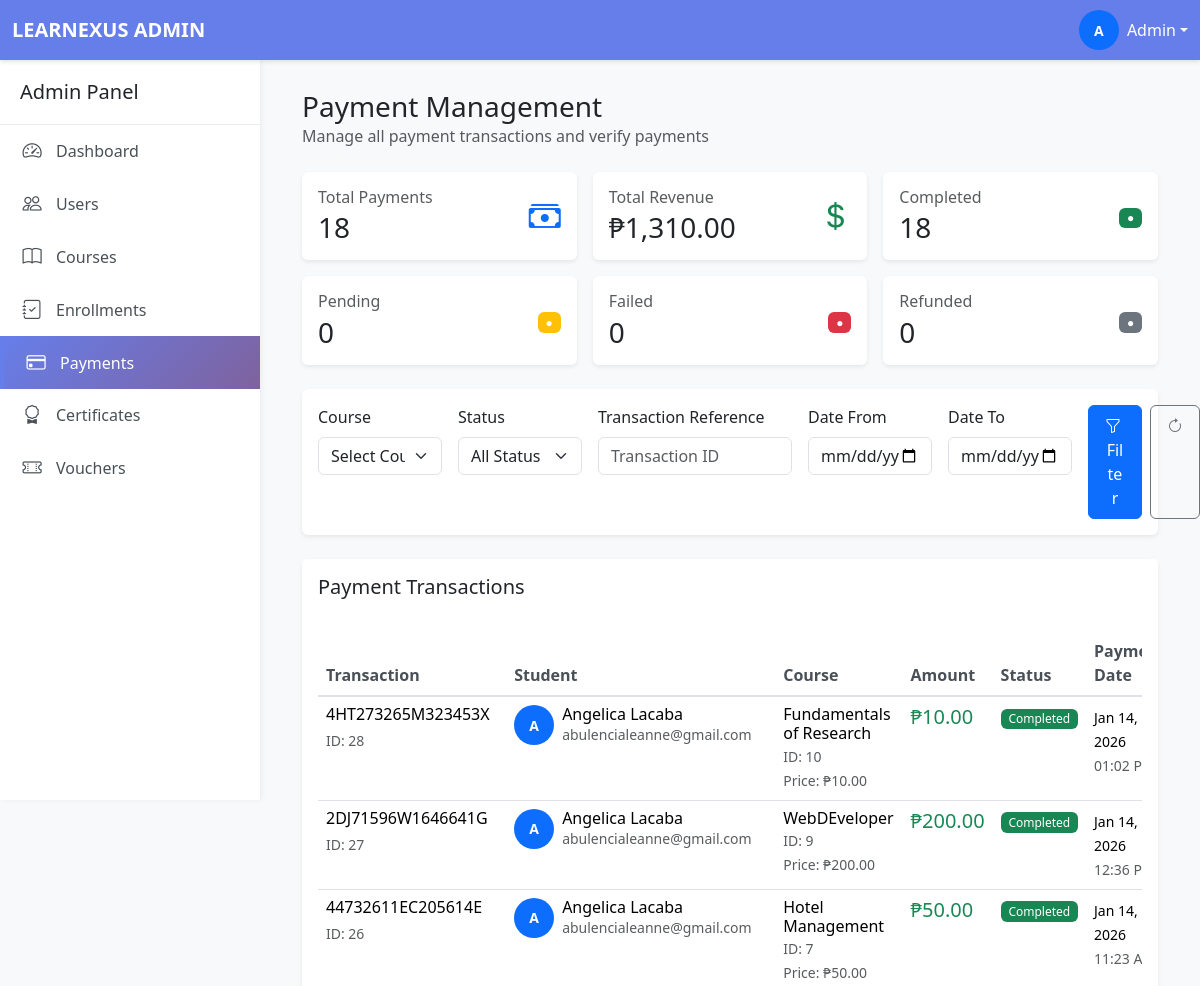
The app's page /admin/payments.php (signed in, upper part), older data.
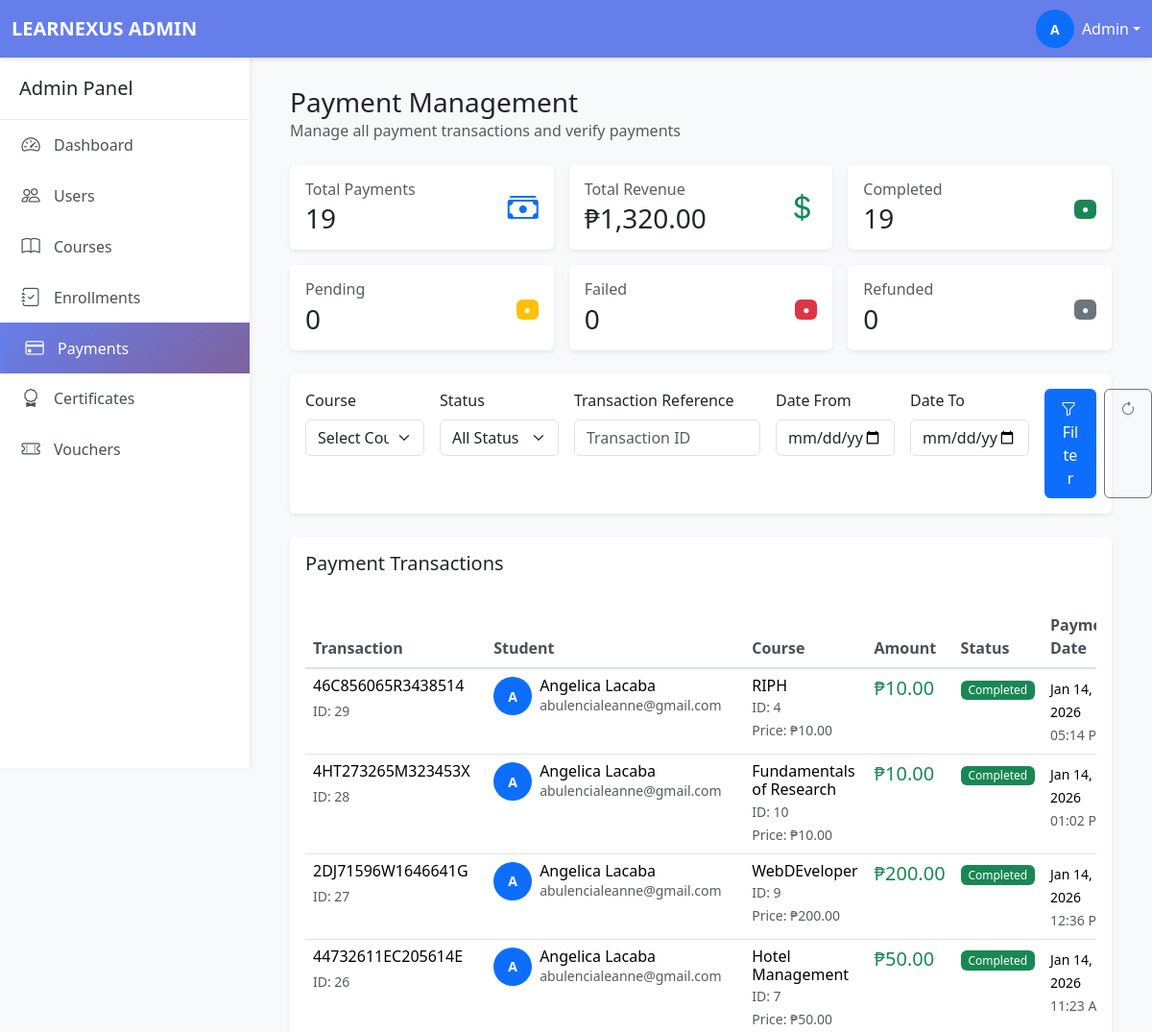
The same page, newer data.
### tables this page shows
CREATE TABLE `payments` (
  `paymentID` int(11) NOT NULL,
  `enrollmentID` int(11) NOT NULL,
  `userID` int(11) NOT NULL,
  `courseID` int(11) NOT NULL,
  `amount` decimal(10,2) NOT NULL,
  `transactionReference` varchar(255) DEFAULT NULL,
  `status` enum('pending','completed','failed','refunded') DEFAULT 'pending',
  `paymentDate` timestamp NULL DEFAULT NULL,
  `createdAt` timestamp NOT NULL DEFAULT current_timestamp()
);

CREATE TABLE `users` (
  `userID` int(11) NOT NULL,
  `email` varchar(255) NOT NULL,
  `passwordHash` varchar(255) NOT NULL,
  `firstName` varchar(100) NOT NULL,
  `lastName` varchar(100) NOT NULL,
  `middleInitial` varchar(5) NOT NULL,
  `phone` varchar(20) DEFAULT NULL,
  `avatar` varchar(255) DEFAULT NULL,
  `phoneVerified` tinyint(1) DEFAULT 0,
  `emailVerified` tinyint(1) DEFAULT 0,
  `role` enum('student','instructor','admin') DEFAULT 'student',
  `status` enum('active','inactive','suspended') DEFAULT 'active',
  `createdAt` timestamp NOT NULL DEFAULT current_timestamp(),
  `studentNumber` varchar(50) DEFAULT NULL,
  `teacherNumber` varchar(50) DEFAULT NULL
);

CREATE TABLE `courses` (
  `courseID` int(11) NOT NULL,
  `teacherID` int(11) NOT NULL,
  `title` varchar(255) NOT NULL,
  `description` text DEFAULT NULL,
  `price` decimal(10,2) DEFAULT 0.00,
  `category` varchar(100) DEFAULT NULL,
  `status` enum('draft','published','archived') DEFAULT 'draft',
  `passingScore` int(11) DEFAULT 70,
  `createdAt` timestamp NOT NULL DEFAULT current_timestamp()
);

### admin/payments.php (the view, shortened to what the changed rows need)
<?php
require_once '../database/db_connect.php';
$limit = 20;
$page = isset($_GET['page']) ? (int)$_GET['page'] : 1;
$offset = ($page - 1) * $limit;
$whereClauses = [];
$params = [];
$whereSQL = !empty($whereClauses) ? 'WHERE ' . implode(' AND ', $whereClauses) : '';
$sql = "SELECT
            p.*,
            u.userID,
            u.firstName,
            u.lastName,
            u.email,
            u.phone,
            c.courseID,
            c.title as courseTitle,
            c.price,
            e.enrollmentID,
            e.status as enrollmentStatus
        FROM payments p
        JOIN users u ON p.userID = u.userID
        JOIN courses c ON p.courseID = c.courseID
        LEFT JOIN enrollments e ON p.enrollmentID = e.enrollmentID
        $whereSQL
        ORDER BY p.createdAt DESC";
$sql .= " LIMIT " . (int)$limit . " OFFSET " . (int)$offset;
$stmt = $conn->prepare($sql);
if (!empty($params)) {
    $stmt->execute($params);
} else {
    $stmt->execute();
}
$payments = $stmt->fetchAll(PDO::FETCH_ASSOC);
$statsStmt = $conn->query("
    SELECT
        COUNT(*) as total,
        SUM(status = 'completed') as completed,
        SUM(status = 'pending') as pending,
        SUM(status = 'failed') as failed,
        SUM(status = 'refunded') as refunded,
        SUM(CASE WHEN status = 'completed' THEN amount ELSE 0 END) as total_revenue,
        AVG(CASE WHEN status = 'completed' THEN amount ELSE NULL END) as avg_amount,
        COUNT(DISTINCT userID) as unique_payers,
        COUNT(DISTINCT courseID) as unique_courses
    FROM payments
");
$stats = $statsStmt->fetch(PDO::FETCH_ASSOC);
include 'includes/header.php';
?>
<div class="main-content">
    <div class="container-fluid">
        <div class="d-flex justify-content-between align-items-center mb-4">
            <div>
                <h1 class="h3 mb-0">Payment Management</h1>
            </div>
        </div>
        <div class="row g-3 mb-4">
            <div class="col-lg-4 col-md-6">
                <div class="card border-0 shadow-sm">
                    <div class="card-body">
                        <div class="d-flex justify-content-between align-items-center">
                            <div>
                                <h6 class="text-muted mb-1">Total Payments</h6>
                                <h3 class="mb-0"><?php echo number_format($stats['total']); ?></h3>
                            </div>
                        </div>
                    </div>
                </div>
            </div>
            <div class="col-lg-4 col-md-6">
                <div class="card border-0 shadow-sm">
                    <div class="card-body">
                        <div class="d-flex justify-content-between align-items-center">
                            <div>
                                <h6 class="text-muted mb-1">Total Revenue</h6>
                                <h3 class="mb-0">₱<?php echo number_format($stats['total_revenue'] ?? 0, 2); ?></h3>
                            </div>
                        </div>
                    </div>
                </div>
            </div>
            <div class="col-lg-4 col-md-6">
                <div class="card border-0 shadow-sm">
                    <div class="card-body">
                        <div class="d-flex justify-content-between align-items-center">
                            <div>
                                <h6 class="text-muted mb-1">Completed</h6>
                                <h3 class="mb-0"><?php echo number_format($stats['completed']); ?></h3>
                            </div>
                        </div>
                    </div>
                </div>
            </div>
        </div>
        <div class="card border-0 shadow-sm">
            <div class="card-body">
                <?php if (empty($payments)): ?>
                    <div class="text-center py-5">
                        <i class="bi bi-cash-stack fs-1 text-muted"></i>
                        <h5 class="mt-3">No payments found</h5>
                        <p class="text-muted">Try adjusting your search or filter criteria</p>
                    </div>
                <?php else: ?>
                    <div class="table-responsive">
                        <table class="table table-hover">
                            <thead>
                                <tr>
                                    <th>Transaction</th>
                                    <th>Student</th>
                                    <th>Course</th>
                                    <th>Amount</th>
                                    <th>Status</th>
                                    <th>Payment Date</th>
                                </tr>
                            </thead>
                            <tbody>
                                <?php foreach ($payments as $payment): ?>
                                    <tr>
                                        <td>
                                            <h6 class="mb-1"><?php echo htmlspecialchars($payment['transactionReference']); ?></h6>
                                            <small class="text-muted">ID: <?php echo $payment['paymentID']; ?></small>
                                        </td>
                                        <td>
                                            <div class="d-flex align-items-center">
                                                <div class="avatar-sm bg-primary text-white rounded-circle d-flex align-items-center justify-content-center me-2">
                                                    <?php echo strtoupper(substr($payment['firstName'], 0, 1)); ?>
                                                </div>
                                                <div>
                                                    <h6 class="mb-0"><?php echo htmlspecialchars($payment['firstName'] . ' ' . $payment['lastName']); ?></h6>
                                                    <small class="text-muted d-block"><?php echo htmlspecialchars($payment['email']); ?></small>
                                                </div>
                                            </div>
                                        </td>
                                        <td>
                                            <h6 class="mb-0"><?php echo htmlspecialchars($payment['courseTitle']); ?></h6>
                                            <small class="text-muted">ID: <?php echo $payment['courseID']; ?></small>
                                            <br><small class="text-muted">Price: ₱<?php echo number_format($payment['price'], 2); ?></small>
                                        </td>
                                        <td>
                                            <h5 class="mb-0 text-success">₱<?php echo number_format($payment['amount'], 2); ?></h5>
                                        </td>
                                        <td>
                                            <span class="badge bg-<?php
                                                echo $payment['status'] === 'completed' ? 'success' :
                                                    ($payment['status'] === 'pending' ? 'warning' :
                                                    ($payment['status'] === 'failed' ? 'danger' : 'secondary'));
                                            ?>">
                                                <?php echo ucfirst($payment['status']); ?>
                                            </span>
                                        </td>
                                        <td>
                                            <?php if ($payment['paymentDate']): ?>
                                                <small><?php echo date('M d, Y', strtotime($payment['paymentDate'])); ?></small>
                                                <br><small class="text-muted"><?php echo date('h:i A', strtotime($payment['paymentDate'])); ?></small>
                                            <?php else: ?>
                                                <span class="text-warning">Not paid</span>
                                            <?php endif; ?>
                                        </td>
                                    </tr>
                                <?php endforeach; ?>
                            </tbody>
                        </table>
                    </div>
                <?php endif; ?>
            </div>
        </div>
    </div>
</div>
<?php include 'includes/footer.php'; ?>

Row changes from the older to the newer data that the page shows:
added payments: transactionReference "46C856065R3438514", paymentID "29", userID.firstName "A", userID.lastName "Angelica Lacaba", userID.email "abulencialeanne@gmail.com", courseID.title "RIPH", courseID.courseID "4", courseID.price "10.00", amount "10.00", status "Completed", paymentDate "Jan 14, 2026", paymentDate "05:14…"
Text that changed along with them:
$stats['total']: "18" → "19"
$stats['total_revenue']: "1,310.00" → "1,320.00"
$stats['completed']: "18" → "19"
